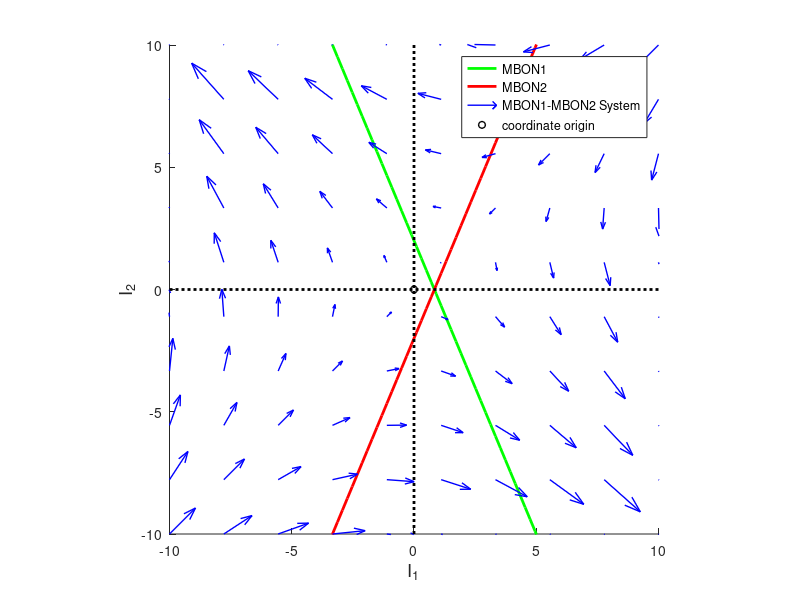

Write the MATLAB code that produced this figure. (Note: this script raises an error after producing the figure.)
clc;
clear;

alpha =  1;
beta  =  3.4;
w11 = 1;
w12 = 1;
w21 = 1;
w22 = 1;


A = [alpha,-beta; -beta,alpha]; %system matrix
B=[w11 0 w21 0; 0 w12 0 w22]; %constant input


fs = 13;    % fontsize for legends

%% solve for steady-state

% steady-state condition is 0 = dv/dt = A dot Xss + B or, equivalently, Xss = A^(-1) dot (-B)
Xss = A \ (-B);

%% obtain eigenvectors and eigenvalues
[V, D] = eig( A );

%% alternative variable names
I_1 = w11 + w21;
I_2 = w12 + w22;

% b1 = B(1,1);  %alternative variable names for constant input
% b2 = B(2,1);
% b3 = B(3,1);
% b4 = B(4,1);


m1ss = Xss(1,1);
m2ss = Xss(1,2);

lambda1  = D(1,1);  % eigenvalues
lambda2  = D(1,2);
lambda3  = D(2,1);
lambda4  = D(2,2);

E1  = V(1,1);       % eigenvectors
E2  = V(1,2);
E2  = V(2,1);
E2  = V(2,2);

statesize = 10;

X0 = [0 0]';

tend = 10;


% xmin = floor(xss - 0.5*statesize);
% xmax = ceil(xss + 0.5*statesize);
xmin=-10;
xmax=10;

%% nullclines dot x = 0 and dot y = 0
xi = linspace(xmin, xmax, 100);

m1_ss = -beta*xi + alpha*xi + I_1; %considering the input(k) constant
m2_ss = -( -beta*xi + alpha*xi + I_2); 


% ymin = floor(min([ydx0i ydy0i]));
% ymax = ceil(max([ydx0i ydy0i]));
ymin=-10;
ymax=10;

%% gradient vectors [dot x, dot y]'
nv = 10;

xv = linspace(xmin, xmax, nv );
yv = linspace(ymin, ymax, nv );

[XV, YV] = meshgrid( xv, yv );

Dm1V = ( alpha*XV - beta*YV + I_1);
Dm2V = (-beta*XV + alpha*YV+ I_2);

%% plot state space
figure;

hold on;

% plot( xi, k1dx0i, 'r', 'LineWidth', 2);   % nullclines
% plot( xi, k2dy0i, 'b', 'LineWidth', 2);
plot( xi, m1_ss, 'g', 'LineWidth', 2);   % nullclines
plot( xi, m2_ss, 'r', 'LineWidth', 2);

% set(h,'FontSize', fs );
%  
% quiver( XV, YV, Dk1V, Dk2V,'k', 'LineWidth', 1 );   % gradients
quiver( XV, YV, Dm1V, Dm2V,'b', 'LineWidth', 1 ); 

% plot( m1ss, m2ss, 'k+', 'MarkerSize', 10, 'LineWidth', 2 );   % steady-state
plot( 0, 0, 'ko', 'MarkerSize', 5, 'LineWidth', 1 );   % coordinate origin

plot( [xmin xmax], [0 0], 'k:', 'LineWidth', 2);    % coordinate axes
plot( [0 0], [ymin ymax], 'k:', 'LineWidth', 2);

hold off;
axis 'square';
axis([xmin xmax ymin ymax]);
xlabel( 'I_1', 'FontSize', fs );
ylabel( 'I_2', 'FontSize', fs );

h=legend( 'MBON1', 'MBON2', 'MBON1-MBON2 System','coordinate origin');
annotation('textbox', [0.3, 0.90, 0.1, 0.1], 'String', "alpha(self-excitation) = " + alpha +", beta(mutual-inhibition) ="+beta)
